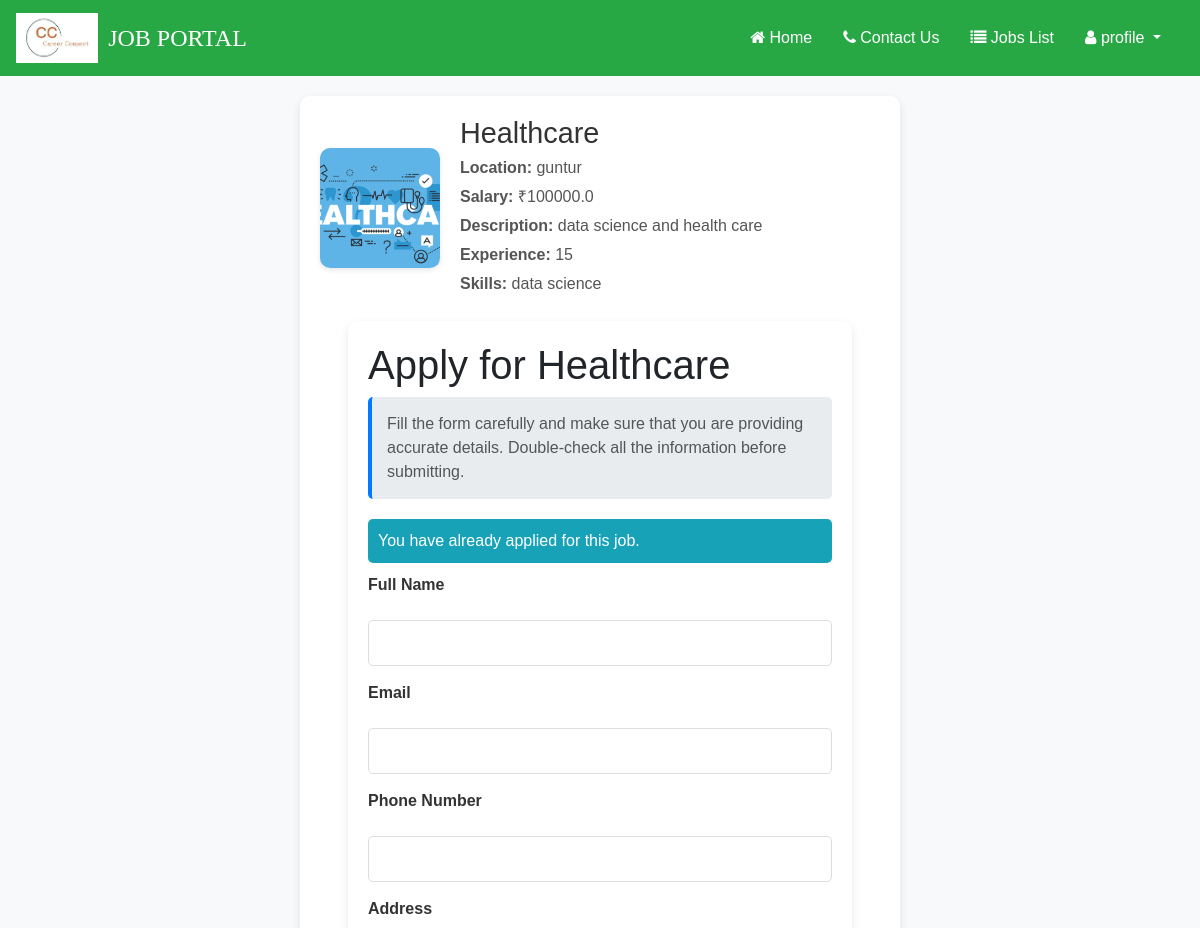
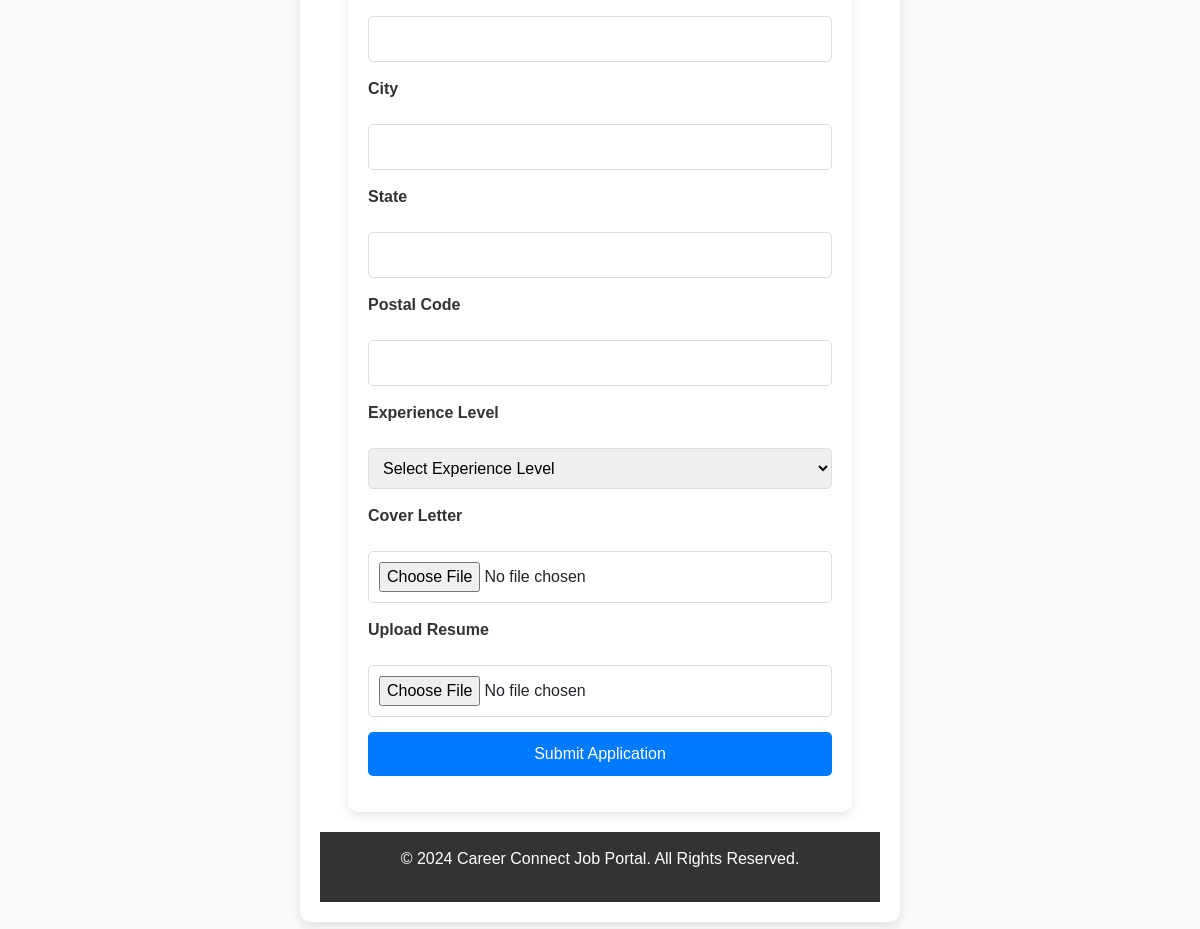
The page /apply-job/9/ (signed in) on the database its author committed (2 pictures, top to bottom).
### job/models.py (models this page shows, shortened)
class Job(models.Model):
    recruiter = models.ForeignKey(Recruiter, on_delete=models.CASCADE)
    start_date = models.DateField()
    end_date = models.DateField()
    title = models.CharField(max_length=100)
    salary = models.FloatField(max_length=20)
    image = models.FileField()
    description = models.CharField(max_length=300)
    experience = models.CharField(max_length=50)
    location = models.CharField(max_length=100)
    skills = models.CharField(max_length=100)
    creationdate = models.DateField()
    shortlisted_candidates = models.ManyToManyField('Application', related_name='shortlisted_jobs', blank=True)

### job/views.py (the view, shortened to what this page needs)
# urls.py: path('apply-job/<int:job_id>/', apply_job, name='apply_job'),
def apply_job(request, job_id):
    job = get_object_or_404(Job, id=job_id)
    user_has_applied = Application.objects.filter(user=request.user, job=job).exists()
    if user_has_applied:
        messages.info(request, "You have already applied for this job.")
        return render(request, 'Apply_job.html', {'job': job, 'user_has_applied': True})

### job/templates/Apply_job.html (shortened to what this page needs)
{% load static %}
{% block boy%}
{% include 'user_navigation.html' %}
<html lang="en">
<head>
</head>
<body>
    <div class="container">
        <div class="job-header">
            <img src="{{ job.image.url }}" alt="{{ job.title }}">
            <div class="details">
                <h2>{{ job.title }}</h2>
                <p><strong>Location:</strong> {{ job.location }}</p>
                <p><strong>Salary:</strong> ₹{{ job.salary }}</p>
                <p><strong>Description:</strong> {{ job.description }}</p>
                <p><strong>Experience:</strong> {{ job.experience }}</p>
                <p><strong>Skills:</strong> {{ job.skills }}</p>
            </div>
        </div>
    <div class="container">
        <h1>Apply for {{ job.title }}</h1>
        <div class="instructions">
            <p>Fill the form carefully and make sure that you are providing accurate details. Double-check all the information before submitting.</p>
        </div>
        {% if messages %}
            <div class="messages">
                <ul>
                    {% for message in messages %}
                        <li class="{{ message.tags }}">{{ message }}</li>
                    {% endfor %}
                </ul>
            </div>
        {% endif %}
        <div class="form-container">
            <form method="POST" enctype="multipart/form-data">
                <label for="name">Full Name</label>
                <input type="text" id="name" name="name" required>
                <label for="email">Email</label>
                <input type="email" id="email" name="email" required>
                <label for="phone">Phone Number</label>
                <input type="text" id="phone" name="phone" required>
                <label for="address">Address</label>
                <input type="text" id="address" name="address" required>
                <label for="city">City</label>
                <input type="text" id="city" name="city" required>
                <label for="state">State</label>
                <input type="text" id="state" name="state" required>
                <label for="postal_code">Postal Code</label>
                <input type="text" id="postal_code" name="postal_code" required>
                <label for="experience_level">Experience Level</label>
                <select id="experience_level" name="experience_level" required>
                    <option value="">Select Experience Level</option>
                </select>
                <label for="cover_letter">Cover Letter</label>
                <input type="file" id="cover_letter" name="cover_letter" accept=".pdf,.doc,.docx" required>
                <label for="resume">Upload Resume</label>
                <input type="file" id="resume" name="resume" accept=".pdf,.doc,.docx" required>
                <button type="submit">Submit Application</button>
            </form>
        </div>
    </div>
         <div class="footer" style="background-color: #333; color: white; padding: 15px; text-align: center; width: 100%; margin-top: 10px;">
        <p>&copy; 2024 Career Connect Job Portal. All Rights Reserved.</p>
    </div>
{% endblock  %}

### job/templates/Apply_job.html (style rules this page uses)
body { font-family: 'Arial', sans-serif; background-color: #f8f9fa; margin: 0; padding: 0; }
.container { margin: 20px auto; padding: 20px; width: 90%; max-width: 600px; background: #fff; border-radius: 10px; box-shadow: 0 4px 10px rgba(0, 0, 0, 0.1); }
.instructions { background-color: #e9ecef; padding: 15px; border-left: 4px solid #007bff; margin-bottom: 20px; border-radius: 5px; }
.instructions p { margin: 0; color: #555; font-size: 1rem; }
.form-container form { display: flex; flex-direction: column; gap: 15px; }
.form-container label { font-size: 1rem; font-weight: bold; color: #333; }
.form-container input, .form-container textarea, .form-container select { width: 100%; padding: 10px; font-size: 1rem; border: 1px solid #ddd; border-radius: 5px; }
.form-container button { padding: 10px; background-color: #007bff; color: white; border: none; border-radius: 5px; font-size: 1rem; cursor: pointer; }
.messages ul { list-style: none; padding: 0; margin: 10px 0; }
.messages li { padding: 10px; margin-bottom: 10px; border-radius: 5px; font-size: 1rem; color: white; }
.messages .info { background-color: #17a2b8; }
.job-header { display: flex; gap: 20px; margin-bottom: 20px; align-items: center; }
.job-header img { width: 120px; height: 120px; object-fit: cover; border-radius: 10px; box-shadow: 0 2px 5px rgba(0, 0, 0, 0.1); }
.job-header .details { flex: 1; }
.job-header h2 { margin: 0; font-size: 1.8rem; color: #333; }
.job-header p { margin: 5px 0; color: #555; }

### rows shown on the page
Job: image (picture), title "Healthcare", location "guntur", salary "100000.0", description "data science and health care", experience "15", skills "data science"

### other values the page prints
{{ message }} "You have already applied for this job."
